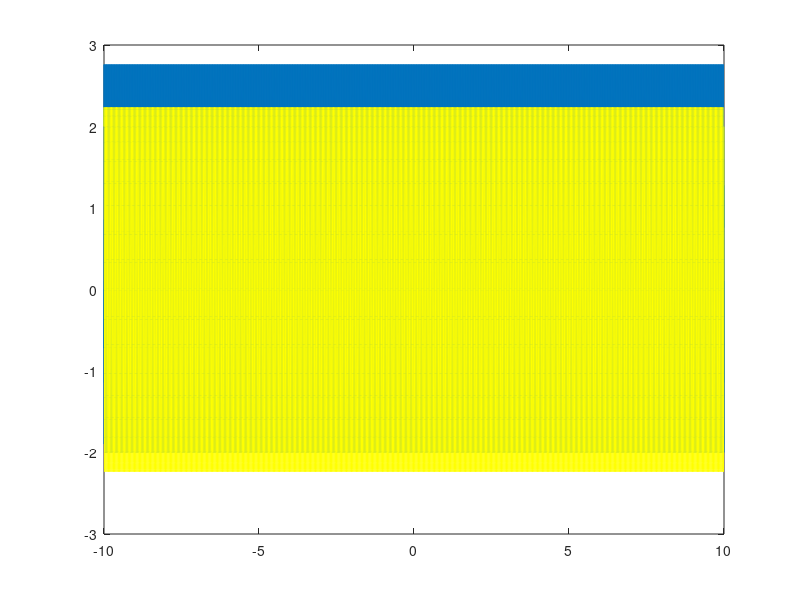

This figure's MATLAB source:
t=-10:0.001:10;
 x= cos(100*pi*t) + cos(200*pi*t) + sin(500*pi*t);
 y=cos(50*pi*t)+cos(50*pi*t)+sin(50*pi*t);
 plot(t,x,t,y,'y');